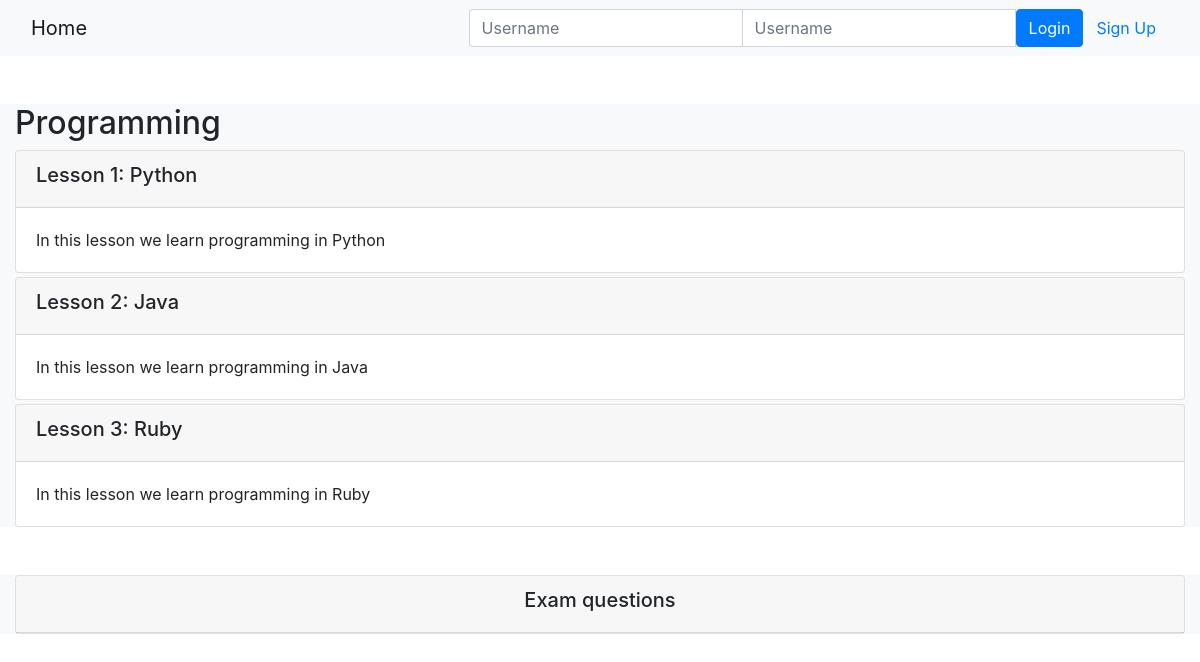
The page /onlinecourse/2/ on the database its author committed.
### onlinecourse/models.py (models this page shows, shortened)
class Course(models.Model):
    name = models.CharField(null=False, max_length=30, default='online course')
    image = models.ImageField(upload_to='course_images/')
    description = models.CharField(max_length=1000)
    pub_date = models.DateField(null=True)
    instructors = models.ManyToManyField(Instructor)
    users = models.ManyToManyField(settings.AUTH_USER_MODEL, through='Enrollment')
    total_enrollment = models.IntegerField(default=0)
    is_enrolled = False

class Lesson(models.Model):
    title = models.CharField(max_length=200, default="title")
    order = models.IntegerField(default=0)
    course = models.ForeignKey(Course, on_delete=models.CASCADE)
    content = models.TextField()

### onlinecourse/views.py (the view)
# urls.py: path('<int:pk>/', views.CourseDetailView.as_view(), name='course_details'),
class CourseDetailView(generic.DetailView):
    model = Course
    template_name = 'onlinecourse/course_detail_bootstrap.html'

### onlinecourse/templates/onlinecourse/course_detail_bootstrap.html (shortened to what this page needs)
<!DOCTYPE html>
<html lang="en">
<head>
     {% load static %}
    <link rel="stylesheet" href="https://maxcdn.bootstrapcdn.com/bootstrap/4.5.2/css/bootstrap.min.css">
</head>
<body>
    <nav class="navbar navbar-light bg-light">
        <div class="container-fluid">
            <div class="navbar-header">
                  <a class="navbar-brand" href="{% url 'onlinecourse:index' %}">Home</a>
            </div>
            <ul class="nav navbar-nav navbar-right">
                {% if user.is_authenticated %}
                <li>
                    <a class="btn btn-link" href="#">{{ user.first_name }}({{ user.username }})</a>
                    <a class="btn btn-link" href="{% url 'onlinecourse:logout' %}">Logout</a>
                </li>
                {% else %}
                <li>
                    <form class="form-inline" action="{% url 'onlinecourse:login' %}" method="post">
                        <div class="input-group">
                            <input type="text" class="form-control" placeholder="Username" name="username" >
                            <input type="password" class="form-control" placeholder="Username" name="psw" >
                            <button class="btn btn-primary" type="submit">Login</button>
                            <a class="btn btn-link" href="{% url 'onlinecourse:registration' %}">Sign Up</a>
                        </div>
                    </form>
                </li>
                {% endif %}
            </ul>
        </div>
    </nav>
    <div class="container-fluid mt-5 bg-light">
            <h2>{{ course.name }}</h2>
            <div class="card-columns-vertical">
                {% for lesson in course.lesson_set.all %}
                    <div class="card mt-1">
                        <div class="card-header"><h5>Lesson {{lesson.order}}: {{lesson.title}}</h5></div>
                        <div class="card-body">{{lesson.content}}</div>
                    </div>
                {% endfor %}
            </div>
    </div>
    <div class="container-fluid mt-5 bg-light">
    <div class="card mt-1 text-center mb-3">
        <div class="card-header"><h5>Exam questions</h5></div>
    </div>
</div>
</body>
</html>

### rows shown on the page
Course: name "Programming"
Lesson: order "1", title "Python", content "In this lesson we learn programming in Python"
Lesson: order "2", title "Java", content "In this lesson we learn programming in Java"
Lesson: order "3", title "Ruby", content "In this lesson we learn programming in Ruby"
